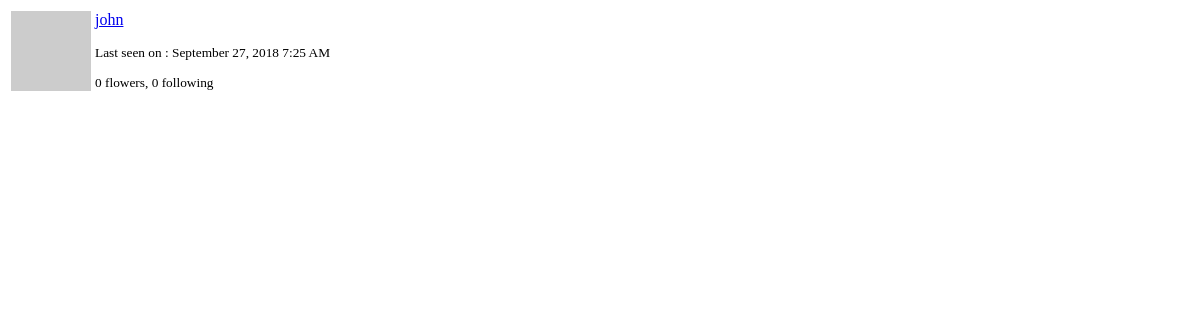
/user/john/popup (signed in), run on an earlier commit of the app's database.
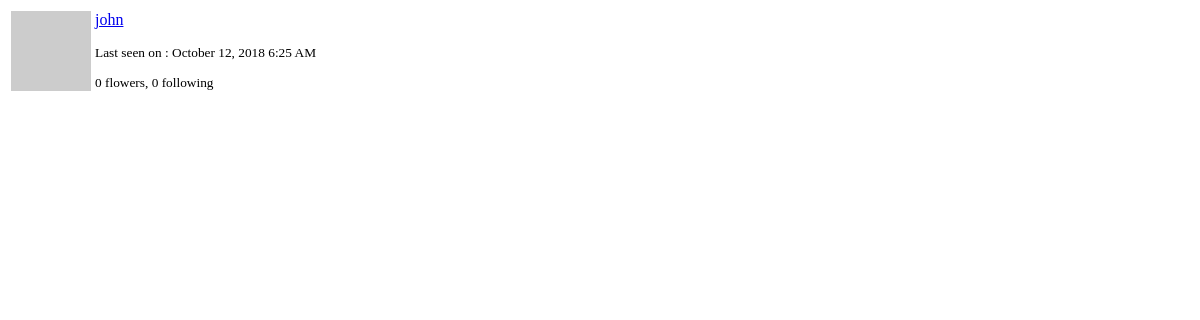
And on a later commit of the database.
### app/models.py (models this page shows, shortened)
class User(UserMixin, db.Model):
    id = db.Column(db.Integer, primary_key=True)
    username = db.Column(db.String(64), index=True, unique=True)
    email = db.Column(db.String(120), index=True, unique=True)
    password_hash = db.Column(db.String(128))
    posts = db.relationship('Post', backref='author', lazy='dynamic')
    about_me = db.Column(db.String(140))
    last_seen = db.Column(db.DateTime, default=datetime.utcnow)
    followed = db.relationship(
        'User', secondary=followers,
        primaryjoin=(followers.c.follower_id == id),
        secondaryjoin=(followers.c.followed_id == id),
        backref=db.backref('followers', lazy='dynamic'), lazy='dynamic')
    def avatar(self, size):
        digest = md5(self.email.lower().encode('utf-8')).hexdigest()
        return 'https://www.gravatar.com/avatar/{}?d=identicon&s={}'.format(
            digest, size)

### app/main/routes.py (the view)
@bp.route('/user/<username>/popup')
@login_required
def user_popup(username):
    user = User.query.filter_by(username=username).first_or_404()
    return render_template('user_popup.html', user=user)

### app/main/routes.py (called while the page is built)
@bp.before_request
def before_request():
    if current_user.is_authenticated:
        current_user.last_seen = datetime.utcnow()
        db.session.commit()
    g.locale = str(get_locale())

### app/models.py (called while the page is built)
@login.user_loader
def load_user(id):
    return User.query.get(int(id))

### app/templates/user_popup.html (shortened to what this page needs)
<table>
    <tr>
        <td width='64' style="border: 0px;"><img src="{{ user.avatar(64)}} " alt=""></td>
        <td style="border: 0px;">
            <p>
                <a href="{{ url_for('main.user', username=user.username) }}">
                    {{ user.username}}
                </a>
            </p>
            <small>
                {% if user.last_seen %}
                    <p>{{ _('Last seen on') }} : {{ moment(user.last_seen).format('LLL') }}</p>
                {% endif %}
                <p>{{ _('%(count)d flowers', count=user.followers.count())}}, {{  _('%(count)d following', count=user.followed.count()) }}</p>
            </small>
        </td>
    </tr>
</table>

What changed in the data, as far as the page shows it:
changed User "john": last_seen "September 27, 2018 7:25 AM" → "October 12, 2018 6:25 AM"
